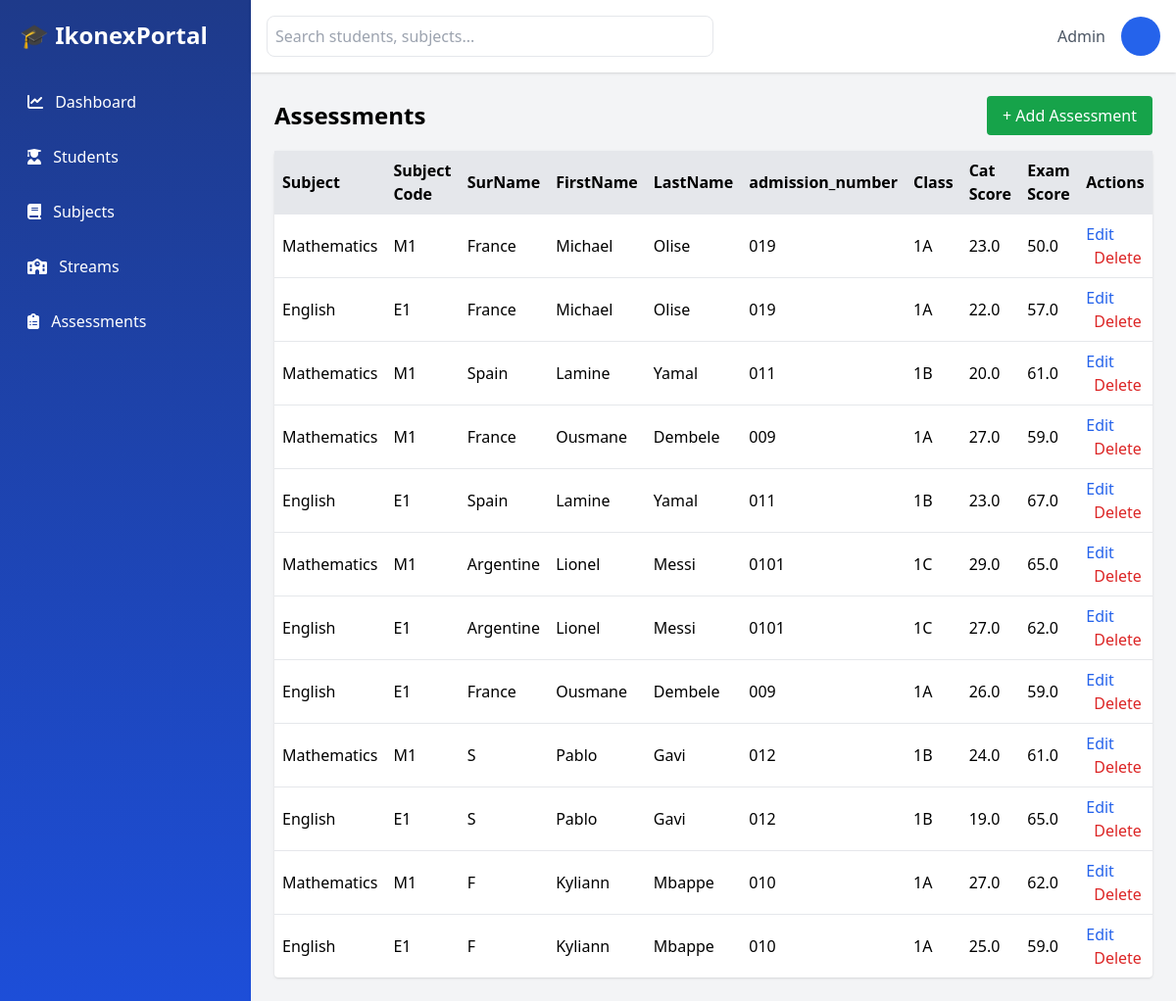
/assessments/, run on the app's committed database.
### Ikonex/models.py (models this page shows, shortened)
class Assessment(models.Model):
    subject = models.ForeignKey(Subject, on_delete=models.CASCADE)
    student = models.ForeignKey(Student, on_delete=models.CASCADE)
    cat_score = models.FloatField(default=0)
    exam_score = models.FloatField(default=0)
    class Meta:
        unique_together = ('student', 'subject')

class Subject(models.Model):
    name = models.CharField(max_length=50)
    subject_code = models.CharField(max_length=20)

class Student(models.Model):
    class_stream = models.ForeignKey(ClassStream, on_delete=models.CASCADE, related_name="students")
    admission_number = models.CharField(max_length=40, unique=True)
    surname = models.CharField(max_length=50)
    first_name = models.CharField(max_length=50)
    last_name = models.CharField(max_length=50)
    created_at = models.DateTimeField(auto_now_add=True)

class ClassStream(models.Model):
    name = models.CharField(max_length=50, unique=True)
    def __str__(self):
        return self.name

### Ikonex/views.py (the view)
# urls.py: path("assessments/", AssessmentListView.as_view(), name="assessment-list"),
class AssessmentListView(ListView):
    model = Assessment
    template_name = "assessments/assessment_list.html"

### templates/assessments/assessment_list.html (shortened to what this page needs)
{% extends 'home/base.html' %}
{% block content %}
<div class="flex justify-between items-center mb-4">
    <h2 class="text-2xl font-bold">Assessments</h2>
    <a href="{% url 'assessment-create' %}"
       class="bg-green-600 text-white px-4 py-2 rounded">
        + Add Assessment
    </a>
</div>
<table class="w-full bg-white shadow rounded">
    <thead class="bg-gray-200">
        <tr>
            <th class="p-2 text-left">Subject</th>
            <th class="p-2 text-left">Subject Code</th>
            <th class="p-2 text-left">SurName</th>
            <th class="p-2 text-left">FirstName</th>
            <th class="p-2 text-left">LastName</th>
            <th class="p-2 text-left">admission_number</th>
            <th class="p-2 text-left">Class</th>
            <th class="p-2 text-left">Cat Score</th>
            <th class="p-2 text-left">Exam Score</th>
            <th class="p-2 text-left">Actions</th>
        </tr>
    </thead>
    <tbody>
        {% for assessment in object_list %}
        <tr class="border-t">
            <td class="p-2">{{ assessment.subject.name }}</td>
            <td class="p-2">{{ assessment.subject.subject_code }}</td>
            <td class="p-2">{{ assessment.student.surname }}</td>
            <td class="p-2">{{ assessment.student.first_name }}</td>
            <td class="p-2">{{ assessment.student.last_name }}</td>
            <td class="p-2">{{ assessment.student.admission_number }}</td>
            <td class="p-2">{{ assessment.student.class_stream }}</td>
            <td class="p-2">{{ assessment.cat_score }}</td>
            <td class="p-2">{{ assessment.exam_score }}</td>
            <td class="p-2 space-x-2">
                <a href="{% url 'update-assessment' assessment.id %}"
                   class="text-blue-600">Edit</a>
                <a href="{% url 'delete-assessment' assessment.id %}"
                   class="text-red-600">Delete</a>
            </td>
        </tr>
        {% endfor %}
    </tbody>
</table>
{% endblock %}

### data on the page
Assessment: subject.name "Mathematics", subject.subject_code "M1", student.surname "France", student.first_name "Michael", student.last_name "Olise", student.admission_number "019", student.class_stream "1A", cat_score "23.0", exam_score "50.0"
Assessment: subject.name "English", subject.subject_code "E1", student.surname "France", student.first_name "Michael", student.last_name "Olise", student.admission_number "019", student.class_stream "1A", cat_score "22.0", exam_score "57.0"
Assessment: subject.name "Mathematics", subject.subject_code "M1", student.surname "Spain", student.first_name "Lamine", student.last_name "Yamal", student.admission_number "011", student.class_stream "1B", cat_score "20.0", exam_score "61.0"
Assessment: subject.name "Mathematics", subject.subject_code "M1", student.surname "France", student.first_name "Ousmane", student.last_name "Dembele", student.admission_number "009", student.class_stream "1A", cat_score "27.0", exam_score "59.0"
Assessment: subject.name "English", subject.subject_code "E1", student.surname "Spain", student.first_name "Lamine", student.last_name "Yamal", student.admission_number "011", student.class_stream "1B", cat_score "23.0", exam_score "67.0"
Assessment: subject.name "Mathematics", subject.subject_code "M1", student.surname "Argentine", student.first_name "Lionel", student.last_name "Messi", student.admission_number "0101", student.class_stream "1C", cat_score "29.0", exam_score "65.0"
Assessment: subject.name "English", subject.subject_code "E1", student.surname "Argentine", student.first_name "Lionel", student.last_name "Messi", student.admission_number "0101", student.class_stream "1C", cat_score "27.0", exam_score "62.0"
Assessment: subject.name "English", subject.subject_code "E1", student.surname "France", student.first_name "Ousmane", student.last_name "Dembele", student.admission_number "009", student.class_stream "1A", cat_score "26.0", exam_score "59.0"
Assessment: subject.name "Mathematics", subject.subject_code "M1", student.surname "S", student.first_name "Pablo", student.last_name "Gavi", student.admission_number "012", student.class_stream "1B", cat_score "24.0", exam_score "61.0"
Assessment: subject.name "English", subject.subject_code "E1", student.surname "S", student.first_name "Pablo", student.last_name "Gavi", student.admission_number "012", student.class_stream "1B", cat_score "19.0", exam_score "65.0"
Assessment: subject.name "Mathematics", subject.subject_code "M1", student.surname "F", student.first_name "Kyliann", student.last_name "Mbappe", student.admission_number "010", student.class_stream "1A", cat_score "27.0", exam_score "62.0"
Assessment: subject.name "English", subject.subject_code "E1", student.surname "F", student.first_name "Kyliann", student.last_name "Mbappe", student.admission_number "010", student.class_stream "1A", cat_score "25.0", exam_score "59.0"
